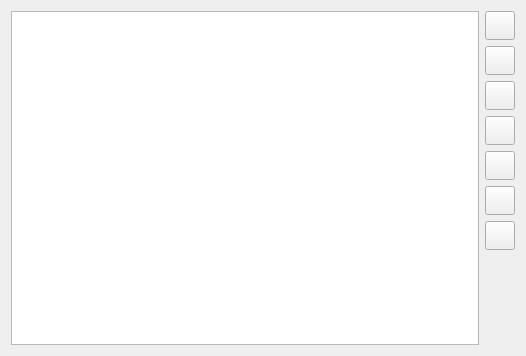
<?xml version="1.0" encoding="UTF-8"?>
<ui version="4.0">
 <class>EditTableWidget</class>
 <widget class="QWidget" name="EditTableWidget">
  <property name="geometry">
   <rect>
    <x>0</x>
    <y>0</y>
    <width>526</width>
    <height>356</height>
   </rect>
  </property>
  <property name="windowTitle">
   <string>Form</string>
  </property>
  <layout class="QVBoxLayout" name="verticalLayout_2">
   <item>
    <layout class="QHBoxLayout" name="horizontalLayout_2">
     <item>
      <widget class="QTableView" name="tableView">
       <property name="selectionBehavior">
        <enum>QAbstractItemView::SelectRows</enum>
       </property>
      </widget>
     </item>
     <item>
      <layout class="QVBoxLayout" name="verticalLayout">
       <item>
        <widget class="QToolButton" name="toolButtonAdd">
         <property name="text">
          <string/>
         </property>
         <property name="icon">
          <iconset resource="../resources.qrc">
           <normaloff>:/images/images/list-add.png</normaloff>:/images/images/list-add.png</iconset>
         </property>
         <property name="iconSize">
          <size>
           <width>22</width>
           <height>22</height>
          </size>
         </property>
        </widget>
       </item>
       <item>
        <widget class="QToolButton" name="toolButtonAddMultiple">
         <property name="text">
          <string/>
         </property>
         <property name="icon">
          <iconset resource="../resources.qrc">
           <normaloff>:/images/images/list-add-all.png</normaloff>:/images/images/list-add-all.png</iconset>
         </property>
         <property name="iconSize">
          <size>
           <width>22</width>
           <height>22</height>
          </size>
         </property>
        </widget>
       </item>
       <item>
        <widget class="QToolButton" name="toolButtonRemove">
         <property name="text">
          <string/>
         </property>
         <property name="icon">
          <iconset resource="../resources.qrc">
           <normaloff>:/images/images/list-remove.png</normaloff>:/images/images/list-remove.png</iconset>
         </property>
         <property name="iconSize">
          <size>
           <width>22</width>
           <height>22</height>
          </size>
         </property>
        </widget>
       </item>
       <item>
        <widget class="QToolButton" name="toolButtonEdit">
         <property name="text">
          <string/>
         </property>
         <property name="icon">
          <iconset resource="../resources.qrc">
           <normaloff>:/images/images/story-editor.png</normaloff>:/images/images/story-editor.png</iconset>
         </property>
         <property name="iconSize">
          <size>
           <width>22</width>
           <height>22</height>
          </size>
         </property>
        </widget>
       </item>
       <item>
        <widget class="QToolButton" name="toolButtonRefresh">
         <property name="text">
          <string/>
         </property>
         <property name="icon">
          <iconset resource="../resources.qrc">
           <normaloff>:/images/images/view-refresh.png</normaloff>:/images/images/view-refresh.png</iconset>
         </property>
         <property name="iconSize">
          <size>
           <width>22</width>
           <height>22</height>
          </size>
         </property>
        </widget>
       </item>
       <item>
        <widget class="QToolButton" name="toolButtonRevert">
         <property name="text">
          <string/>
         </property>
         <property name="icon">
          <iconset resource="../resources.qrc">
           <normaloff>:/images/images/edit-undo.png</normaloff>:/images/images/edit-undo.png</iconset>
         </property>
         <property name="iconSize">
          <size>
           <width>22</width>
           <height>22</height>
          </size>
         </property>
        </widget>
       </item>
       <item>
        <widget class="QToolButton" name="toolButtonSave">
         <property name="text">
          <string/>
         </property>
         <property name="icon">
          <iconset resource="../resources.qrc">
           <normaloff>:/images/images/document-save.png</normaloff>:/images/images/document-save.png</iconset>
         </property>
         <property name="iconSize">
          <size>
           <width>22</width>
           <height>22</height>
          </size>
         </property>
        </widget>
       </item>
       <item>
        <spacer name="verticalSpacer">
         <property name="orientation">
          <enum>Qt::Vertical</enum>
         </property>
         <property name="sizeHint" stdset="0">
          <size>
           <width>20</width>
           <height>40</height>
          </size>
         </property>
        </spacer>
       </item>
      </layout>
     </item>
    </layout>
   </item>
  </layout>
 </widget>
 <resources>
  <include location="../resources.qrc"/>
 </resources>
 <connections/>
</ui>
